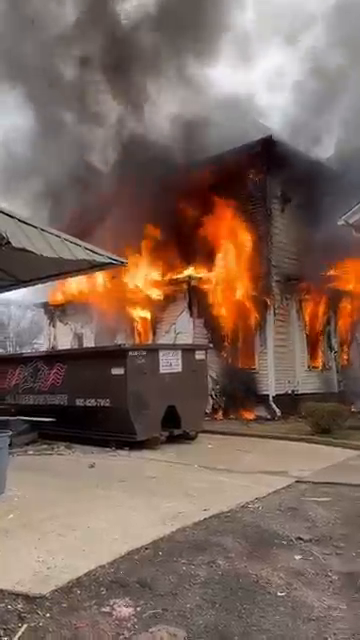
#> input picture frame 23 of Smoke2.mp4, 360 x 640 px
$ python fire_detection.py
#> lines starting #> are read from the running program, lines starting #| are printed output that depends on the picture; after the words box and inside, x2 and y2 are one past the last pixel; in counts of white or black regions, pixels touching at a corner belong together
import cv2
import numpy as np

def detect_fire(video_path):
#> called with video_path = 'Smoke2.mp4'
    cap = cv2.VideoCapture(video_path)

    while cap.isOpened():
        ret, frame = cap.read()
#> frame is the input picture: shape (640, 360, 3); mean B, G, R 92.6, 103.7, 126.2
        if not ret:
            break

        # Convert the frame to HSV color space
        hsv = cv2.cvtColor(frame, cv2.COLOR_BGR2HSV)
#> hsv: shape (640, 360, 3); mean H, S, V 31.9, 73.3, 126.5

        # Define color range for fire (reddish-orange color)
        lower_fire = np.array([0, 50, 200], dtype=np.uint8)
        upper_fire = np.array([25, 255, 255], dtype=np.uint8)
        fire_mask = cv2.inRange(hsv, lower_fire, upper_fire)
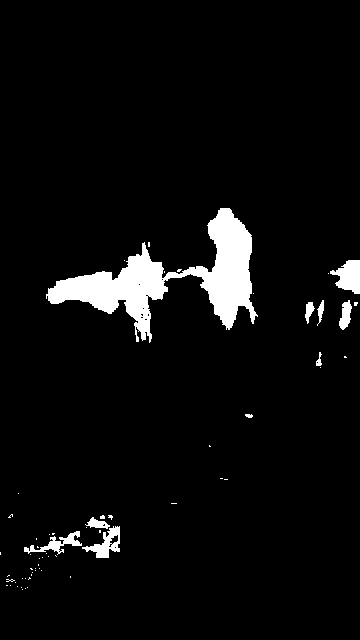
#> fire_mask: shape (640, 360); 4.9% white; 62 white regions (52 under 20 px)

        # Find contours for fire detection
        contours, _ = cv2.findContours(fire_mask, cv2.RETR_TREE, cv2.CHAIN_APPROX_SIMPLE)
#> contours = 77 contours, 67 with area under 20; largest, box (x1, y1, x2, y2) and area: (46, 208, 258, 343) 8448, (330, 260, 360, 294) 596, (82, 526, 120, 558) 482, (24, 531, 82, 555) 330, (339, 300, 352, 330) 206
        for contour in contours:
            if cv2.contourArea(contour) > 5000:  # Adjust area threshold as needed
                x, y, w, h = cv2.boundingRect(contour)
                cv2.rectangle(frame, (x, y), (x + w, y + h), (0, 0, 255), 2)
                cv2.putText(frame, "Fire Detected", (x, y - 10), cv2.FONT_HERSHEY_SIMPLEX, 0.6, (0, 0, 255), 2)
#> this loop made 77 passes
#> (x, y, w, h) on pass 69: (46, 208, 212, 135)
#> contour on passes 1 to 6: [[22, 589]], [[25, 588]], [[27, 587]], [[21, 587]], [[17, 586]], [[10, 585]]
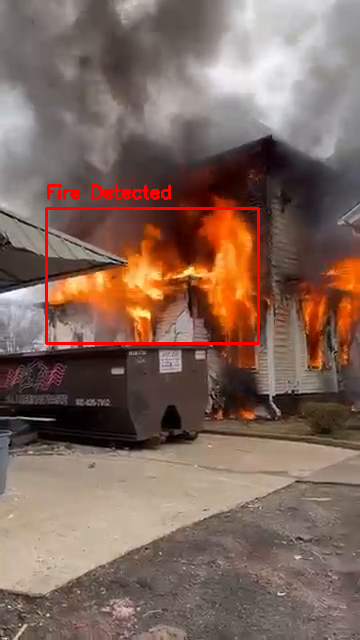
#> frame: shape (640, 360, 3); 1.29% of pixels changed, all inside (x1, y1, x2, y2) = (45, 184, 260, 345)

        # Display the frame with fire detection
        cv2.imshow("Fire Detection", frame)

        # Exit if 'Esc' key is pressed
        if cv2.waitKey(30) == 27:
#> (key Esc is pressed here)
            break

    cap.release()
    cv2.destroyAllWindows()

# Call the function with a video file path
detect_fire("Smoke2.mp4")

$ run again, starting later in the video
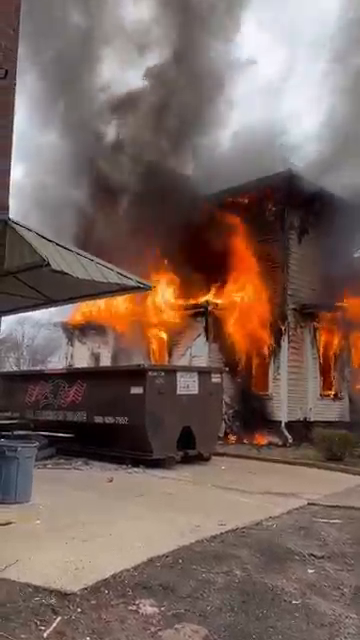
#> input picture frame 104 of Smoke2.mp4, 360 x 640 px
#> in detect_fire, frame is the input picture: shape (640, 360, 3); mean B, G, R 93.9, 101.9, 122.9
#> hsv: shape (640, 360, 3); mean H, S, V 46.4, 73.1, 124.1
#> in detect_fire, `fire_mask = cv2.inRange(hsv, lower_fire, upper_fire)`:
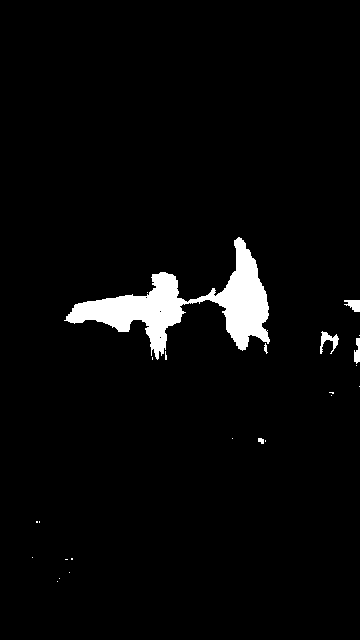
#> fire_mask: shape (640, 360); 3.5% white; 24 white regions (18 under 20 px)
#> contours = 27 contours, 23 with area under 20; largest, box (x1, y1, x2, y2) and area: (64, 237, 270, 360) 7190, (320, 331, 339, 354) 136, (344, 300, 360, 312) 104, (354, 338, 360, 364) 81
#> the loop in detect_fire, `for contour in contours:` made 27 passes
#> (x, y, w, h) on pass 24: (64, 237, 206, 123)
#> after the loop in detect_fire, `for contour in contours:`:
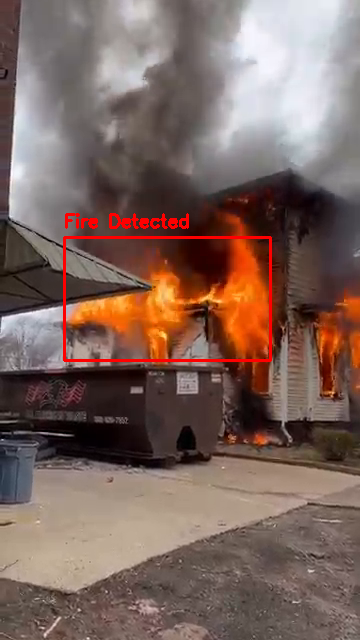
#> frame: shape (640, 360, 3); 1.25% of pixels changed, all inside (x1, y1, x2, y2) = (63, 213, 272, 362)

$ run again, starting later in the video
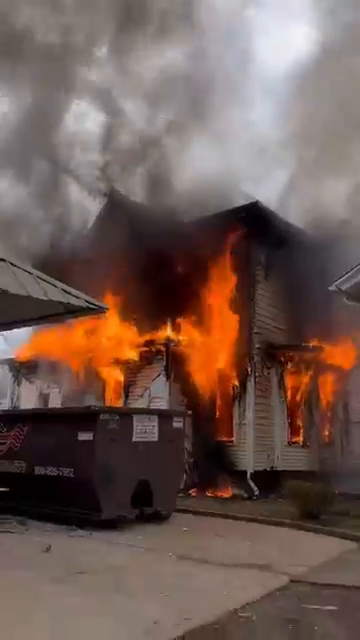
#> input picture frame 186 of Smoke2.mp4, 360 x 640 px
#> in detect_fire, frame is the input picture: shape (640, 360, 3); mean B, G, R 83, 90.6, 112.5
#> hsv: shape (640, 360, 3); mean H, S, V 53.9, 80.4, 113.1
#> in detect_fire, `fire_mask = cv2.inRange(hsv, lower_fire, upper_fire)`:
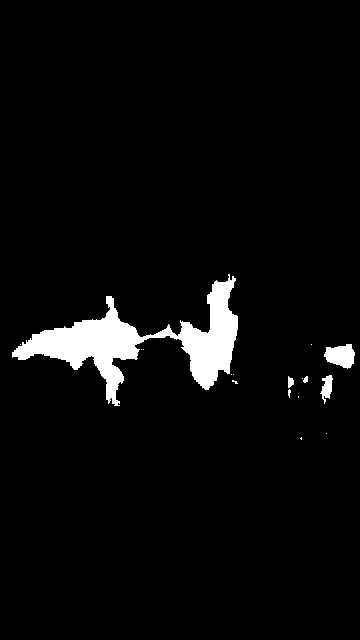
#> fire_mask: shape (640, 360); 4.1% white; 17 white regions (12 under 20 px)
#> contours = 17 contours, 13 with area under 20; largest, box (x1, y1, x2, y2) and area: (12, 274, 238, 406) 8190, (324, 344, 355, 369) 494, (320, 375, 333, 404) 168, (288, 376, 294, 388) 38
#> the loop in detect_fire, `for contour in contours:` made 17 passes
#> (x, y, w, h) on pass 17: (12, 274, 226, 132)
#> after the loop in detect_fire, `for contour in contours:`:
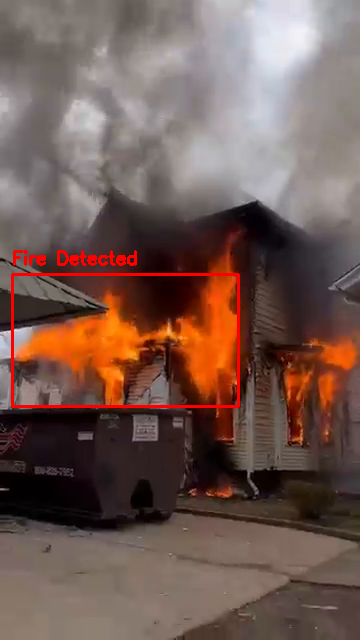
#> frame: shape (640, 360, 3); 1.32% of pixels changed, all inside (x1, y1, x2, y2) = (11, 250, 240, 408)
